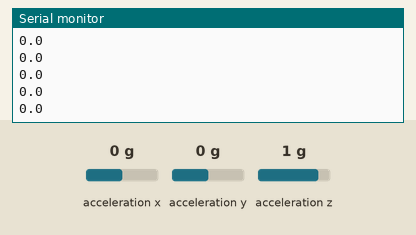
Recording of a sketch running on a simulated Arduino Uno, built with avr-gcc and run on an emulated ATmega328P. Parts: the last lines printed to the serial monitor. Wiring (inferred from the names in the program): MPU-6050 motion sensor at I2C address 0x68. The inputs (shaded band) are chosen by the test bench; at power-on: acceleration y 0 g, acceleration z 1 g, acceleration x 0 g.

Above: at 1.2 s.
1.3 s: acceleration y set to -1.4 g
At 1.49 s:
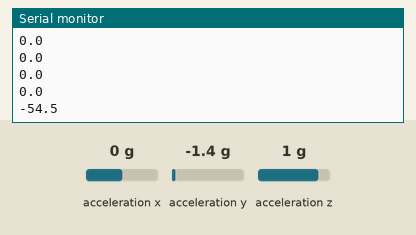
2.8 s: acceleration z set to -1.4 g
At 2.86 s:
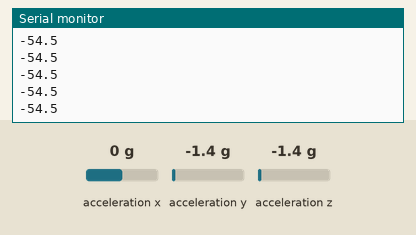
4.3 s: acceleration y set to -0.8 g
At 4.37 s:
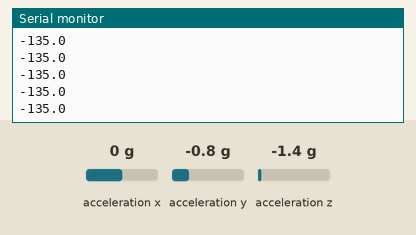
Timing chart, 0 to 7.3 s (numbered marks = the images above; inputs shaded):
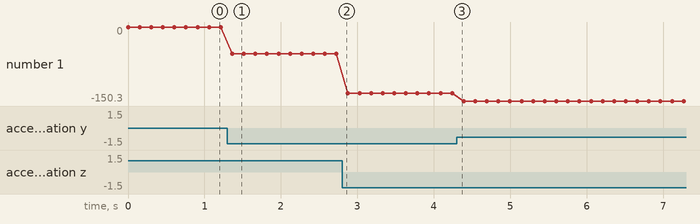

Measured:
- after the input at 1.3 s, the serial monitor: prints a new line after 0.06 s (image 1)
- plotted number 1: 0 → -54.5 after the input at 1.3 s, -54.5 → -135 after the input at 2.8 s, -135 → -150.3 after the input at 4.3 s

The sketch:

Projeto_095_Angulo_com_MPU6050.ino
```cpp
// Projeto 095 - Ângulo com MPU6050
// Arduino Uno | Arduino Neon Lab

#include <Wire.h>
const byte MPU=0x68;
void setup(){
  Wire.begin(); Serial.begin(9600);
  Wire.beginTransmission(MPU); Wire.write(0x6B); Wire.write(0);
  Wire.endTransmission();
}
void loop(){
  Wire.beginTransmission(MPU); Wire.write(0x3B); Wire.endTransmission(false);
  if(Wire.requestFrom(MPU,(byte)6)==6){
    int16_t ax=(Wire.read()<<8)|Wire.read();
    int16_t ay=(Wire.read()<<8)|Wire.read();
    int16_t az=(Wire.read()<<8)|Wire.read();
    float angulo=atan2((float)ay,(float)az)*180.0/PI;
    Serial.println(angulo,1);
  }
  delay(150);
}
```
